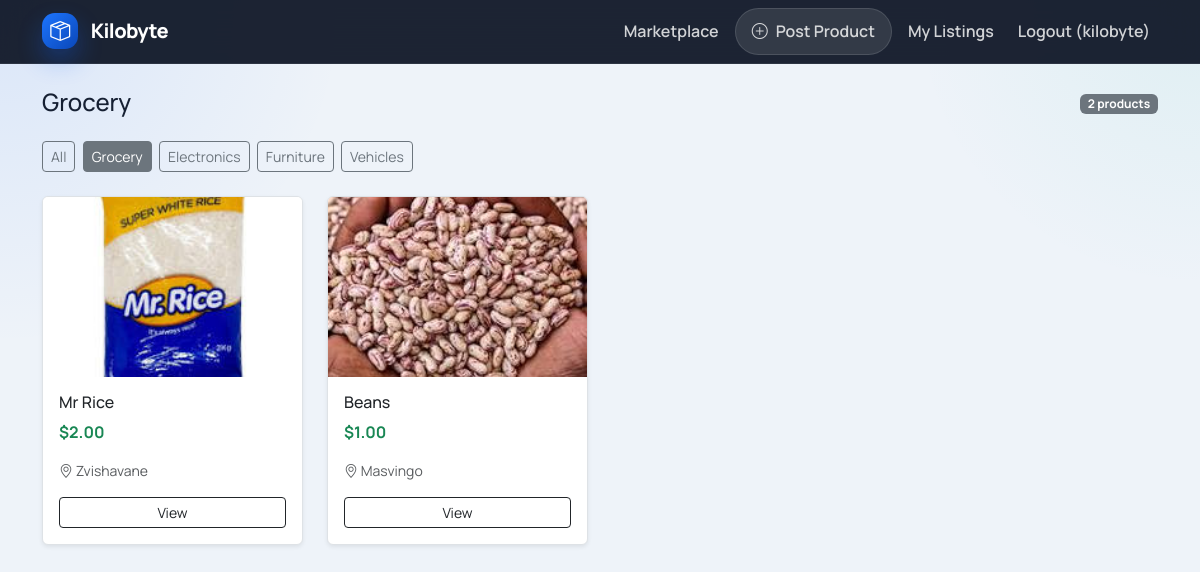
Screenshot of /products/category/1/ (signed in) with the database file from the repository.
### products/models.py (models this page shows, shortened)
class Category(models.Model):
    name = models.CharField(max_length=100, unique=True)
    class Meta:
        verbose_name_plural = 'Categories'

class Product(models.Model):
    STATUS_CHOICES = [
        ('active', 'Active'),
        ('sold', 'Sold'),
        ('inactive', 'Inactive'),
    ]
    owner = models.ForeignKey(User, on_delete=models.CASCADE, related_name='products')
    category = models.ForeignKey(Category, on_delete=models.CASCADE)
    name = models.CharField(max_length=200)
    phone = models.CharField(max_length=15, null=True, blank=True)
    description = models.TextField()
    price = models.DecimalField(max_digits=10, decimal_places=2)
    image = models.ImageField(upload_to='product_images/', null=True, blank=True)
    created_at = models.DateTimeField(auto_now_add=True)
    city = models.CharField(max_length=100, null=True, blank=True)
    is_wholesale = models.BooleanField(default=False)
    bulk_price = models.DecimalField(max_digits=10, decimal_places=2, null=True, blank=True)
    minimum_quantity = models.IntegerField(null=True, blank=True)
    is_featured = models.BooleanField(default=False)
    status = models.CharField(max_length=10, choices=STATUS_CHOICES, default='active')
    views_count = models.PositiveIntegerField(default=0)
    class Meta:
        ordering = ['-created_at']

### products/views.py (the view)
# urls.py: path('category/<int:category_id>/', views.category_products, name='category_products'),
@login_required
def category_products(request, category_id):
    category = get_object_or_404(Category, id=category_id)
    products = Product.objects.filter(category=category, status='active').select_related('owner')
    paginator = Paginator(products, 12)
    page_obj = paginator.get_page(request.GET.get('page'))
    return render(request, 'products/category_products.html', {
        'category': category,
        'page_obj': page_obj,
        'categories': Category.objects.all(),
    })

### products/templates/products/category_products.html (shortened to what this page needs)
{% extends 'base.html' %}
{% block content %}
<div class="row align-items-center mb-4">
    <div class="col">
        <h2 class="h4 mb-0">{{ category.name }}</h2>
    </div>
    <div class="col-auto">
        <span class="badge bg-secondary">{{ page_obj.paginator.count }} products</span>
    </div>
</div>
<div class="mb-4">
    <a href="{% url 'product_list' %}" class="btn btn-sm btn-outline-secondary me-1">All</a>
    {% for cat in categories %}
    <a href="{% url 'category_products' cat.id %}"
        class="btn btn-sm {% if cat.id == category.id %}btn-secondary{% else %}btn-outline-secondary{% endif %} me-1">
        {{ cat.name }}
    </a>
    {% endfor %}
</div>
<div class="row row-cols-1 row-cols-sm-2 row-cols-md-3 row-cols-lg-4 g-4">
    {% for product in page_obj %}
    <div class="col">
        <div class="card h-100 shadow-sm border">
            {% if product.image %}
            <img src="{{ product.image.url }}" class="card-img-top" style="height: 180px; object-fit: cover;">
            {% else %}
            <div class="card-img-top bg-light d-flex align-items-center justify-content-center" style="height: 180px;">
                <i class="bi bi-image text-muted fs-3"></i>
            </div>
            {% endif %}
            <div class="card-body">
                <h5 class="card-title h6">{{ product.name|truncatechars:35 }}</h5>
                <p class="card-text fw-bold text-success">${{ product.price }}</p>
                {% if product.city %}
                <p class="card-text small text-muted mb-3"><i class="bi bi-geo-alt"></i> {{ product.city }}</p>
                {% endif %}
                <a href="{% url 'product_detail' product.id %}" class="btn btn-outline-dark btn-sm w-100">View</a>
            </div>
        </div>
    </div>
    {% empty %}
    <div class="col-12 text-center py-5 bg-light rounded">
        <p class="text-muted">No products found in this category.</p>
    </div>
    {% endfor %}
</div>
{% endblock %}

### products/templates/base.html (shortened to what this page needs)
<!DOCTYPE html>
<html lang="en" data-theme="Light">
<head>
    <link href="https://cdn.jsdelivr.net/npm/bootstrap@5.3.2/dist/css/bootstrap.min.css" rel="stylesheet">
    <link href="https://cdn.jsdelivr.net/npm/bootstrap-icons@1.11.3/font/bootstrap-icons.min.css" rel="stylesheet">
</head>
<body>
    <nav class="navbar navbar-expand-lg navbar-dark {% block nav_margin %}mb-4{% endblock %}">
        <div class="container">
            <a class="navbar-brand" href="{% url 'product_list' %}">
                <span class="brand-mark"><i class="bi bi-box-seam"></i></span>
                <span>Kilobyte</span>
            </a>
            <div class="collapse navbar-collapse" id="navbarMain">
                <ul class="navbar-nav ms-auto align-items-lg-center gap-lg-2">
                    <li class="nav-item"><a class="nav-link" href="{% url 'product_list' %}">Marketplace</a></li>
                    {% if user.is_authenticated %}
                    <li class="nav-item"><a class="nav-link nav-cta" href="{% url 'create_product' %}"><i class="bi bi-plus-circle"></i> Post Product</a></li>
                    <li class="nav-item"><a class="nav-link" href="{% url 'my_listings' %}">My Listings</a></li>
                    <li class="nav-item">
                        <form action="{% url 'logout' %}" method="post" class="d-inline">
                            <button type="submit" class="btn btn-link nav-link text-decoration-none">Logout ({{ user.username }})</button>
                        </form>
                    </li>
                    {% else %}
                    <li class="nav-item"><a class="nav-link" href="{% url 'login' %}">Login</a></li>
                    <li class="nav-item"><a class="nav-link nav-cta" href="{% url 'signup' %}"><i class="bi bi-person-plus"></i> Sign Up</a></li>
                    {% endif %}
                </ul>
            </div>
        </div>
    </nav>
    <div class="container page-shell">
        {% block content %}{% endblock %}
    </div>
</body>
</html>

### products/templates/base.html (style rules this page uses)
:root { --kb-ink: #162033; --kb-copy: #5b687d; --kb-copy-soft: #7f8aa0; --kb-bg: #eef3f9; --kb-panel: rgba(255, 255, 255, 0.86); --kb-panel-solid: #ffffff; --kb-line: rgba(22, 32, 51, 0.10); --kb-brand: #0f62fe; --kb-brand-deep: #0a47b8; --kb-shadow: 0 18px 50px rgba(15, 37, 74, 0.10); --kb-navbar-bg: rgba(10, 18, 34, 0.92); --kb-navbar-border: rgba(255, 255, 255, 0.08); --kb-nav-text: rgba(255, 255, 255, 0.80); --kb-nav-cta-bg: rgba(255, 255, 255, 0.10); --kb-nav-cta-border: rgba(255, 255, 255, 0.12); --kb-nav-cta-hover: rgba(255, 255, 255, 0.18); --kb-alert-close-filter: none; }
body { min-height: 100vh; background: radial-gradient(circle at top left, rgba(15, 98, 254, 0.09), transparent 24%), radial-gradient(circle at top right, rgba(21, 183, 158, 0.07), transparent 20%), var(--kb-bg); color: var(--kb-ink); font-family: "Manrope", "Segoe UI", sans-serif; }
a { color: inherit; }
.navbar { background: var(--kb-navbar-bg) !important; backdrop-filter: blur(16px); border-bottom: 1px solid var(--kb-navbar-border); }
.navbar-brand { display: inline-flex; align-items: center; gap: 0.8rem; font-weight: 800; letter-spacing: -0.03em; }
.brand-mark { width: 2.25rem; height: 2.25rem; border-radius: 0.8rem; display: inline-flex; align-items: center; justify-content: center; background: linear-gradient(135deg, #1d75ff, #0a47b8); color: #fff; box-shadow: 0 12px 24px rgba(15, 98, 254, 0.30); }
.navbar .nav-link, .navbar .btn-link.nav-link { color: var(--kb-nav-text); font-weight: 600; }
.nav-cta { display: inline-flex; align-items: center; gap: 0.5rem; padding: 0.65rem 1rem !important; border-radius: 999px; background: var(--kb-nav-cta-bg); border: 1px solid var(--kb-nav-cta-border); }
.page-shell { padding-bottom: 4rem; }

### rows the page displays
Category: name "Grocery"
Category: name "Electronics"
Category: name "Furniture"
Category: name "Vehicles"
Product: image (picture), name "Mr Rice", price "2.00", city "Zvishavane"
Product: image (picture), name "Beans", price "1.00", city "Masvingo"

### other values shown
{{ user.username }} "kilobyte"
{{ page_obj.paginator.count }} "2"
